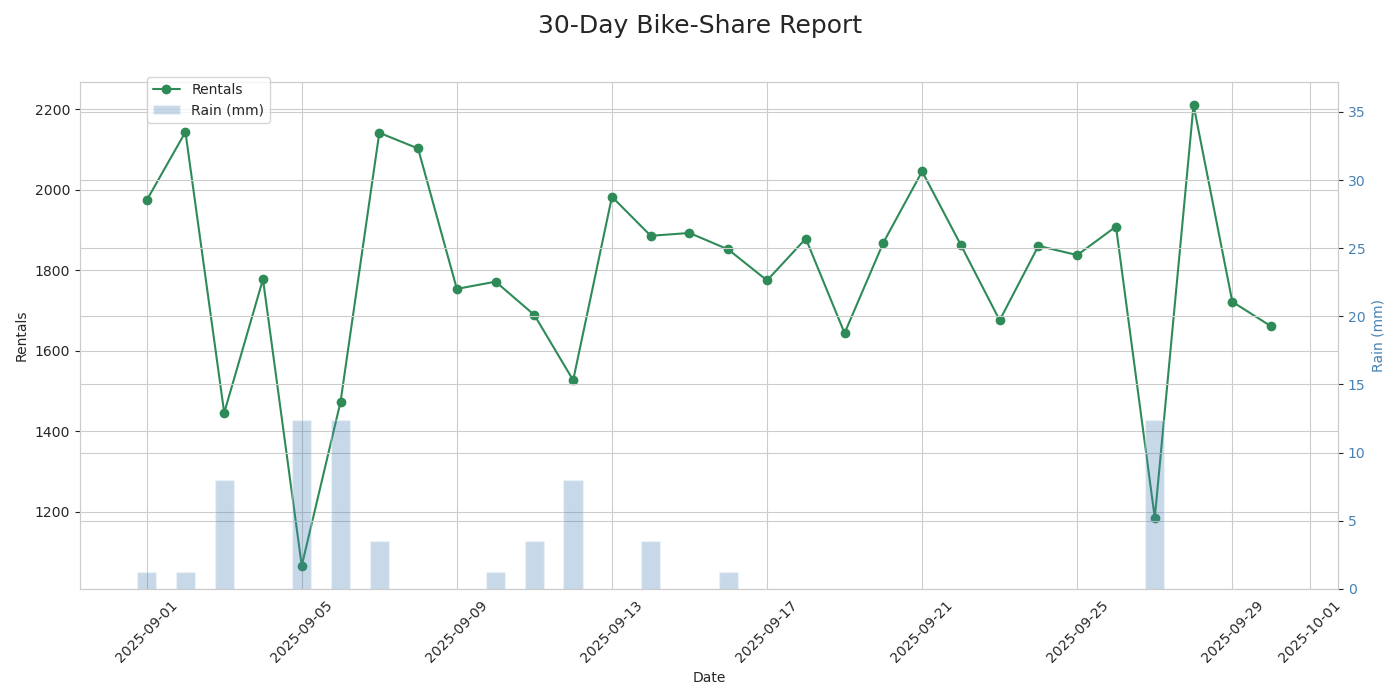

Generate this figure with Python:
import pandas as pd
import matplotlib.pyplot as plt
import seaborn as sns
from io import StringIO

# Read the bike-share data
with open('bike_rentals.txt', 'r') as f:
    lines = f.readlines()

# Skip the header comment and read the data
data_str = ''.join(lines[1:])
df = pd.read_csv(StringIO(data_str), sep=r'\s+')

# Convert date column to datetime objects
df['date'] = pd.to_datetime(df['date'])
df['rainy'] = df['rain_mm'] > 0

# Print basic statistics
print("Bike-Share Rental Analysis:")
print("===========================")
print(f"Total days analysed: {len(df)}")
print(f"Total rentals: {df['rentals'].sum()}")
print(f"Average daily rentals: {df['rentals'].mean():.0f}")
print(f"Busiest day: {df.loc[df['rentals'].idxmax(), 'date'].date()} with {df['rentals'].max()} rentals")
print(f"Average rentals on dry days: {df.loc[~df['rainy'], 'rentals'].mean():.0f}")
print(f"Average rentals on rainy days: {df.loc[df['rainy'], 'rentals'].mean():.0f}")
print(f"Average trip length: {df['avg_trip_mins'].mean():.1f} minutes")

# Create a visualisation
sns.set_style("whitegrid")
fig, ax1 = plt.subplots(figsize=(14, 7))

# Plot daily rentals
ax1.plot(df['date'], df['rentals'], marker='o', color='seagreen', label='Rentals')
ax1.set_xlabel('Date')
ax1.set_ylabel('Rentals')
ax1.tick_params(axis='x', rotation=45)

# Add rainfall as bars on a secondary axis
ax2 = ax1.twinx()
ax2.bar(df['date'], df['rain_mm'], alpha=0.3, color='steelblue', width=0.5, label='Rain (mm)')
ax2.set_ylabel('Rain (mm)', color='steelblue')
ax2.tick_params(axis='y', labelcolor='steelblue')
ax2.set_ylim(0, df['rain_mm'].max() * 3)

# Formatting
fig.suptitle('30-Day Bike-Share Report', fontsize=18)
fig.legend(loc='upper left', bbox_to_anchor=(0.1, 0.9))
plt.tight_layout(rect=[0, 0, 1, 0.96])

# Save the figure
plt.savefig('bike_analysis.png')
print("Analysis complete. Results saved to 'bike_analysis.png'")
